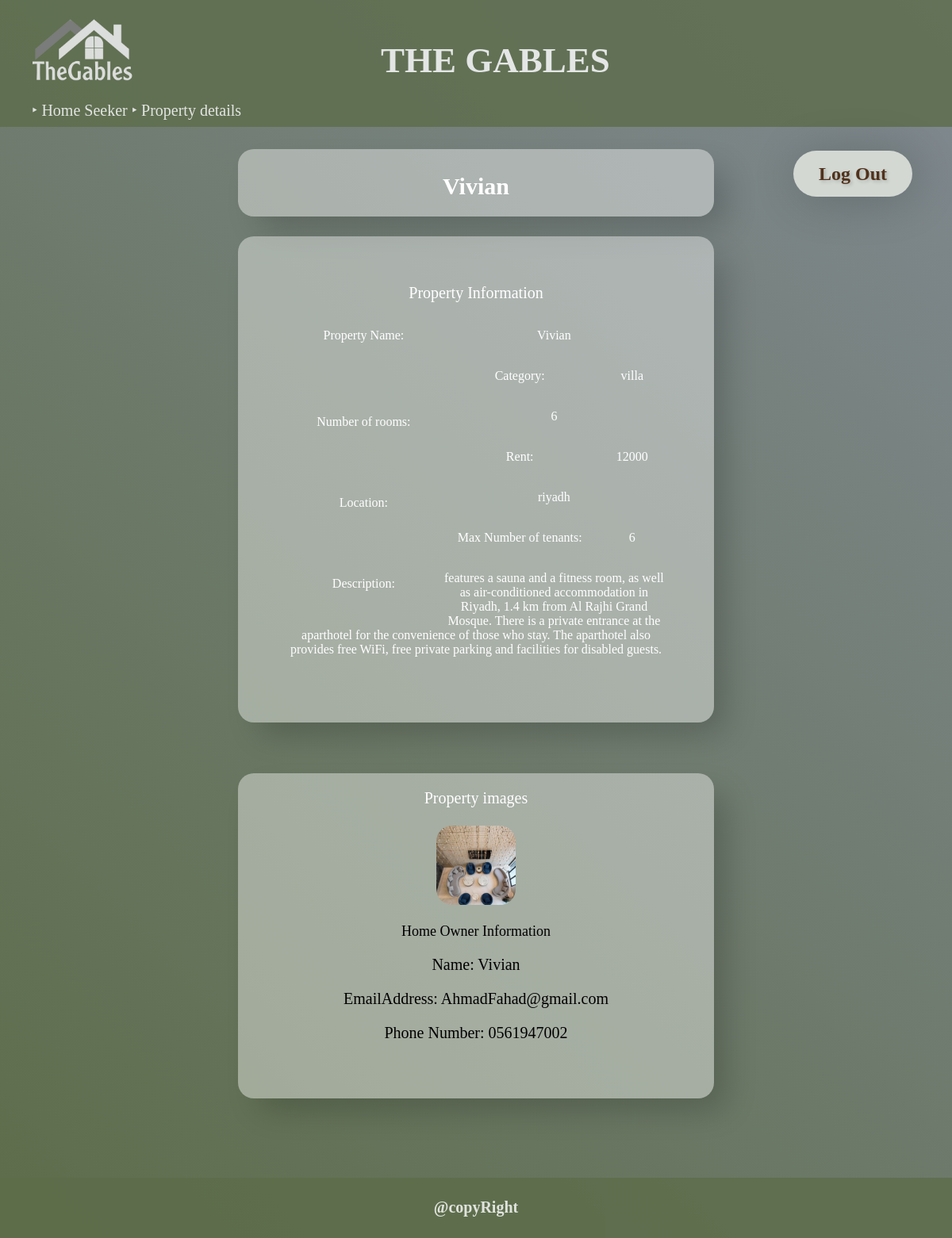
Screenshot of /TheGables/Property_details.php?id=1258&requested=1 (signed in) with the database file from the repository.
### tables this page shows
CREATE TABLE `Property` (
  `id` int(10) NOT NULL,
  `homeowner_id` int(10) NOT NULL,
  `property_category_id` int(10) NOT NULL,
  `name` varchar(30) NOT NULL,
  `rooms` int(11) NOT NULL,
  `rent_cost` float NOT NULL,
  `location` text NOT NULL,
  `max_tenants` int(11) NOT NULL,
  `description` text NOT NULL
);

CREATE TABLE `PropertyCategory` (
  `id` int(10) NOT NULL,
  `category` varchar(15) NOT NULL
);

CREATE TABLE `PropertyImage` (
  `id` int(10) NOT NULL,
  `property_id` int(10) NOT NULL,
  `path` varchar(60) NOT NULL
);

CREATE TABLE `HomeOwner` (
  `id` int(10) NOT NULL,
  `name` varchar(15) NOT NULL,
  `phone_number` varchar(12) NOT NULL,
  `email_address` varchar(45) NOT NULL,
  `password` text NOT NULL
);

### TheGables/Property_details.php (the view, shortened to what this page needs)
<?php
        $connection = mysqli_connect("localhost", "root", "root", "Renting") or die("Connection failed");
        if(isset($_GET['id']) && is_numeric($_GET['id']))
        {
          $id=$_GET['id'];
               $query = "select p.* ,cat.category ,h.id as owner_id ,h.name as owner_name ,h.email_address,h.phone_number,m.path from property p left join propertyimage m on m.property_id=p.id join propertycategory cat on p.property_category_id=cat.id join"
                . " homeowner h on h.id=p.homeowner_id where  p.id=".$id ;
        $PSQl = mysqli_query($connection, $query);
        $Property = mysqli_fetch_assoc($PSQl);
        $query1 = "select * from propertyimage where  property_id=".$id ;
        $PSQl1 = mysqli_query($connection, $query1);
        $images = mysqli_fetch_all($PSQl1);
}
?>
<!DOCTYPE html>
<html>
    <head>
        <link rel="stylesheet" href="general.css">
    </head>
        <header id="header">
        <h1  id="h1">The Gables</h1>
            <img  id ="img-title" src ="images/logo.PNG" alt ="logo" width="300" height="300">
          <div
        id="div_top_hypers"
        style="display: flex; justify-content: space-between" >
          <ul id="ul_top_hypers">
            <?php if($_SESSION['role']=='HomeOwner'){?>
            <li>&#8227; <a href="HomeOwner.php" class="a_top_hypers">Home Owner</a></li>
           <?php }else{?>
           <li>&#8227; <a href="HomeSeeker.php" class="a_top_hypers">Home Seeker</a></li>
           <?php }?>
          <li>&#8227; <a href="Property_details.php?id=<?php echo $Property['id'];?>" class="a_top_hypers" >Property details</a></li>
          </ul>
      </div>
          </header>
        <form method="POST" id = "log">
                    <button type="submit" name="logout" style="font-size: 24px; color: #51311b; float: right;" id="b1">Log Out</button>
                </form>
    <br>
        <div class="container">
        <h2> <?php echo $Property['name']; ?> </h2>
        <form action="Edit_property.php" enctype="multipart/form-data" method="GET" >
        <div id="PInfo">
            <span class="title">Property Information</span> <br><br>
            <span class="key"> Property Name:</span>   <span class="value"> <?php echo $Property['name']; ?></span><br>
           <span class="key"> Category: </span>        <span  class="value"><?php echo $Property['category']?> </span ><br>
           <span class="key"> Number of rooms:</span>  <span  class="value"> <?php echo $Property['rooms']; ?> </span ><br>
           <span class="key"> Rent: </span>            <span class="value"> <?php echo $Property['rent_cost']; ?> </span ><br>
           <span class="key"> Location:</span>         <span class="value"> <?php echo $Property['location']; ?></span > <br>
           <span class="key"> Max Number of tenants:</span> <span class="value"> <?php echo $Property['max_tenants']; ?></span ><br>
           <span class="key"> Description: </span>    <span class="value"> <?php echo $Property['description']; ?></span><br>
        </div><br>
         <br>
            <div id="Pimg">
                <span class="title"> Property images</span><br><br>
                <?php foreach($images as $image){ ?>
                    <img src="images/<?php echo $image[2];?>" width="100" height="100" alt="Property image 1">
                <?php } ?>
      <?php
        if($_SESSION['role']=='HomeSeeker'){
        echo "<p style='font-size:18px;'> Home Owner Information</p>";
        echo "<p>  Name: ".$Property['name']."</p>";
        echo "<p>  EmailAddress: ".$Property['email_address']."</p> ";
        echo "<p>  Phone Number: ".$Property['phone_number']."</p>";
            }
        ?>
       </div>
        </div>
    <footer id="foot">
            <h4>@copyRight</h4>
        </footer>
</html>

### TheGables/general.css (style rules this page uses)
#header { background: #5d6d4a; opacity: 0.8; height: 160px; }
#img-title { margin:-85px -40px; }
#foot { background-color: #5d6d4a; opacity: 0.8; text-align:center; color:white; }
header #h1 { text-transform: uppercase; font-size: 45px; color: white; padding-top: 20px; margin-left:40%; position: absolute; }
#div_top_hypers, #ul_top_hypers li { color: var(--txt-color1); display: inline; color: white; margin-top: -30px; }
#ul_top_hypers li a { color: var(--txt-color1); color: white; text-decoration: none; font-size: 20px; }

### TheGables/Property_details.php (style rules this page uses)
.container { margin-left: 300px; margin-right: 300px; margin-top: -20px; margin-bottom: 100px; }
#PInfo { background-color: rgba(255, 255, 255, .4); padding: 3em; height: 45%; border-radius: 20px; box-shadow: 20px 20px 40px -6px rgba(0,0,0,0.2); text-align: center; position: relative; margin-bottom: 1%; }
#Pimg { background-color: rgba(255, 255, 255, .4); padding: 1em; height: 370px; border-radius: 20px; box-shadow: 20px 20px 40px -6px rgba(0,0,0,0.2); text-align: center; position: relative; margin-top: 2%; }
h2 { background-color: rgba(255, 255, 255, .4); padding: 1em; height: 25px; border-radius: 20px; box-shadow: 20px 20px 40px -6px rgba(0,0,0,0.2); text-align: center; position: relative; }
button { background: transparent; width: 450px; height: 58px; padding: 1em; margin-bottom: 1em; border: none; text-align: center; border-radius: 5000px; box-shadow: 4px 4px 60px rgb(0 0 0 / 20%); color: #fff; font-family: Papyrus; font-size: 16px; font-weight:bold; text-shadow: 2px 2px 4px rgb(0 0 0 / 20%); }
img { border-radius: 20px; margin-left: 35px; margin-right: 35px; }
.title { color: white; font-size: 20px; }
.key { display: inline-block; float: left; width: 41%; margin-top: 10px; margin-bottom:30px; color: #fff; font-size:16px; }
.value { color: #fff; font-size:16px; margin-top: 10px; text-shadow:none ; display:block; }
h2 { color:white; }
#log { background-color: rgba(255, 255, 255, .4); padding: 0; height: 0; border-radius: 0; text-align: center; position: relative; float: right; }
#b1 { align-items: center; background-color: #d3d8d3; border: 0; border-radius: 100px; font-family: Papyrus; font-size: 16px; font-weight: 600; padding: 2px 2px 2px 2px; text-align: center; width: 150px; margin-top: 30px; margin-right: 50px; }

### rows the page displays
property: name "Vivian", propertycategory.category "villa", rooms "6", rent_cost "12000", location "riyadh", max_tenants "6", description "features a sauna and a fitness room, as well as air-conditioned accommodation in Riyadh, 1.4 km from Al Rajhi Grand Mosque. There is a private entrance at the aparthotel for the convenience of those who stay. The aparthotel also provides free WiFi, free private parking and facilities for disabled guests.", homeowner.email_address "AhmadFahad@gmail.com", homeowner.phone_number "0561947002"
propertyimage: path (picture)
